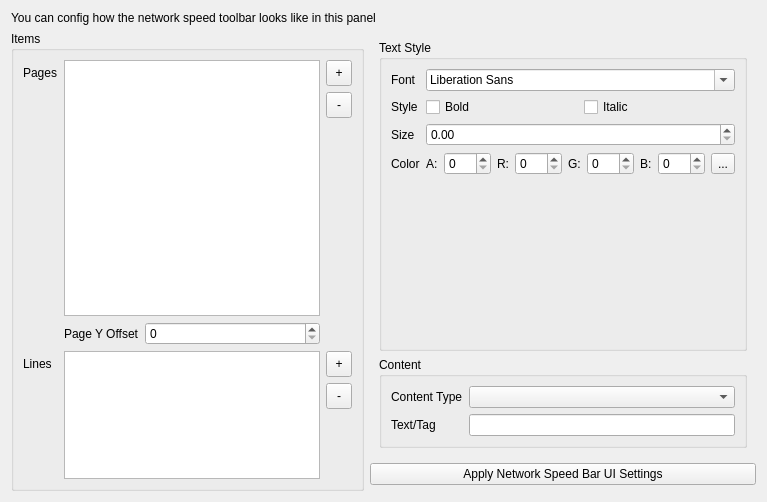
     <widget class="QWidget" name="tab_2">
      <attribute name="title">
       <string>Network Toolbar Settings</string>
      </attribute>
      <layout class="QGridLayout" name="gridLayout_3">
       <item row="1" column="0" rowspan="3">
        <widget class="QGroupBox" name="groupBox_6">
         <property name="title">
          <string>Items</string>
         </property>
         <layout class="QGridLayout" name="gridLayout_2" rowstretch="2,2,3,2,1,1,1" columnstretch="0,0,1,0">
          <item row="1" column="3">
           <widget class="QToolButton" name="nsBarPageDelBTN">
            <property name="sizePolicy">
             <sizepolicy hsizetype="Expanding" vsizetype="Fixed">
              <horstretch>0</horstretch>
              <verstretch>0</verstretch>
             </sizepolicy>
            </property>
            <property name="minimumSize">
             <size>
              <width>26</width>
              <height>26</height>
             </size>
            </property>
            <property name="text">
             <string>-</string>
            </property>
           </widget>
          </item>
          <item row="0" column="3">
           <widget class="QToolButton" name="nsBarPageAddBTN">
            <property name="sizePolicy">
             <sizepolicy hsizetype="Expanding" vsizetype="Fixed">
              <horstretch>0</horstretch>
              <verstretch>0</verstretch>
             </sizepolicy>
            </property>
            <property name="minimumSize">
             <size>
              <width>26</width>
              <height>26</height>
             </size>
            </property>
            <property name="text">
             <string>+</string>
            </property>
           </widget>
          </item>
          <item row="3" column="1">
           <widget class="QLabel" name="label_39">
            <property name="text">
             <string>Page Y Offset</string>
            </property>
           </widget>
          </item>
          <item row="0" column="0">
           <widget class="QLabel" name="label_32">
            <property name="text">
             <string>Pages</string>
            </property>
           </widget>
          </item>
          <item row="4" column="0">
           <widget class="QLabel" name="label_45">
            <property name="text">
             <string>Lines</string>
            </property>
           </widget>
          </item>
          <item row="3" column="2">
           <widget class="QSpinBox" name="nsBarPageYOffset">
            <property name="maximum">
             <number>1024</number>
            </property>
           </widget>
          </item>
          <item row="2" column="3" rowspan="2">
           <spacer name="verticalSpacer_4">
            <property name="orientation">
             <enum>Qt::Vertical</enum>
            </property>
            <property name="sizeHint" stdset="0">
             <size>
              <width>20</width>
              <height>38</height>
             </size>
            </property>
           </spacer>
          </item>
          <item row="5" column="3">
           <widget class="QToolButton" name="nsBarLineDelBTN">
            <property name="sizePolicy">
             <sizepolicy hsizetype="Expanding" vsizetype="Fixed">
              <horstretch>0</horstretch>
              <verstretch>0</verstretch>
             </sizepolicy>
            </property>
            <property name="minimumSize">
             <size>
              <width>26</width>
              <height>26</height>
             </size>
            </property>
            <property name="text">
             <string>-</string>
            </property>
           </widget>
          </item>
          <item row="4" column="3">
           <widget class="QToolButton" name="nsBarLineAddBTN">
            <property name="sizePolicy">
             <sizepolicy hsizetype="Expanding" vsizetype="Fixed">
              <horstretch>0</horstretch>
              <verstretch>0</verstretch>
             </sizepolicy>
            </property>
            <property name="minimumSize">
             <size>
              <width>26</width>
              <height>26</height>
             </size>
            </property>
            <property name="text">
             <string>+</string>
            </property>
           </widget>
          </item>
          <item row="6" column="3">
           <spacer name="verticalSpacer_3">
            <property name="orientation">
             <enum>Qt::Vertical</enum>
            </property>
            <property name="sizeHint" stdset="0">
             <size>
              <width>20</width>
              <height>40</height>
             </size>
            </property>
           </spacer>
          </item>
          <item row="0" column="1" rowspan="3" colspan="2">
           <widget class="QListWidget" name="nsBarPagesList"/>
          </item>
          <item row="4" column="1" rowspan="3" colspan="2">
           <widget class="QListWidget" name="nsBarLinesList"/>
          </item>
         </layout>
        </widget>
       </item>
       <item row="1" column="1">
        <widget class="QFrame" name="nsBarVerticalLayout">
         <layout class="QVBoxLayout" name="verticalLayout_2">
          <item>
           <widget class="QGroupBox" name="groupBox_3">
            <property name="sizePolicy">
             <sizepolicy hsizetype="Preferred" vsizetype="Expanding">
              <horstretch>0</horstretch>
              <verstretch>0</verstretch>
             </sizepolicy>
            </property>
            <property name="title">
             <string>Text Style</string>
            </property>
            <layout class="QFormLayout" name="formLayout_3">
             <item row="0" column="0">
              <widget class="QLabel" name="label_34">
               <property name="text">
                <string>Font</string>
               </property>
              </widget>
             </item>
             <item row="0" column="1">
              <widget class="QFontComboBox" name="fontComboBox"/>
             </item>
             <item row="1" column="1">
              <layout class="QHBoxLayout" name="horizontalLayout_4">
               <item>
                <widget class="QCheckBox" name="nsBarFontBoldCB">
                 <property name="text">
                  <string>Bold</string>
                 </property>
                </widget>
               </item>
               <item>
                <widget class="QCheckBox" name="nsBarFontItalicCB">
                 <property name="text">
                  <string>Italic</string>
                 </property>
                </widget>
               </item>
              </layout>
             </item>
             <item row="2" column="0">
              <widget class="QLabel" name="label_38">
               <property name="text">
                <string>Size</string>
               </property>
              </widget>
             </item>
             <item row="2" column="1">
              <widget class="QDoubleSpinBox" name="nsBarFontSizeSB"/>
             </item>
             <item row="3" column="0">
              <widget class="QLabel" name="label_37">
               <property name="text">
                <string>Color</string>
               </property>
              </widget>
             </item>
             <item row="3" column="1">
              <layout class="QHBoxLayout" name="horizontalLayout_11" stretch="0,1,0,1,0,1,0,1,0">
               <item>
                <widget class="QLabel" name="label_40">
                 <property name="text">
                  <string>A:</string>
                 </property>
                </widget>
               </item>
               <item>
                <widget class="QSpinBox" name="nsBarFontASB">
                 <property name="maximum">
                  <number>255</number>
                 </property>
                </widget>
               </item>
               <item>
                <widget class="QLabel" name="label_43">
                 <property name="text">
                  <string>R:</string>
                 </property>
                </widget>
               </item>
               <item>
                <widget class="QSpinBox" name="nsBarFontRSB">
                 <property name="maximum">
                  <number>255</number>
                 </property>
                </widget>
               </item>
               <item>
                <widget class="QLabel" name="label_42">
                 <property name="text">
                  <string>G:</string>
                 </property>
                </widget>
               </item>
               <item>
                <widget class="QSpinBox" name="nsBarFontGSB">
                 <property name="maximum">
                  <number>255</number>
                 </property>
                </widget>
               </item>
               <item>
                <widget class="QLabel" name="label_41">
                 <property name="text">
                  <string>B:</string>
                 </property>
                </widget>
               </item>
               <item>
                <widget class="QSpinBox" name="nsBarFontBSB">
                 <property name="maximum">
                  <number>255</number>
                 </property>
                </widget>
               </item>
               <item>
                <widget class="QToolButton" name="chooseColorBtn">
                 <property name="text">
                  <string>...</string>
                 </property>
                </widget>
               </item>
              </layout>
             </item>
             <item row="1" column="0">
              <widget class="QLabel" name="label_47">
               <property name="text">
                <string>Style</string>
               </property>
              </widget>
             </item>
            </layout>
           </widget>
          </item>
          <item>
           <widget class="QGroupBox" name="groupBox_5">
            <property name="title">
             <string>Content</string>
            </property>
            <layout class="QFormLayout" name="formLayout_9">
             <item row="0" column="0">
              <widget class="QLabel" name="label_44">
               <property name="text">
                <string>Content Type</string>
               </property>
              </widget>
             </item>
             <item row="0" column="1">
              <widget class="QComboBox" name="nsBarContentCombo"/>
             </item>
             <item row="1" column="0">
              <widget class="QLabel" name="label_31">
               <property name="text">
                <string>Text/Tag</string>
               </property>
              </widget>
             </item>
             <item row="1" column="1">
              <widget class="QLineEdit" name="nsBarTagTxt"/>
             </item>
            </layout>
           </widget>
          </item>
         </layout>
        </widget>
       </item>
       <item row="0" column="0" colspan="2">
        <widget class="QLabel" name="label_33">
         <property name="text">
          <string>You can config how the network speed toolbar looks like in this panel</string>
         </property>
        </widget>
       </item>
       <item row="2" column="1">
        <widget class="QPushButton" name="applyNSBarSettingsBtn">
         <property name="text">
          <string>Apply Network Speed Bar UI Settings</string>
         </property>
        </widget>
       </item>
      </layout>
     </widget>
